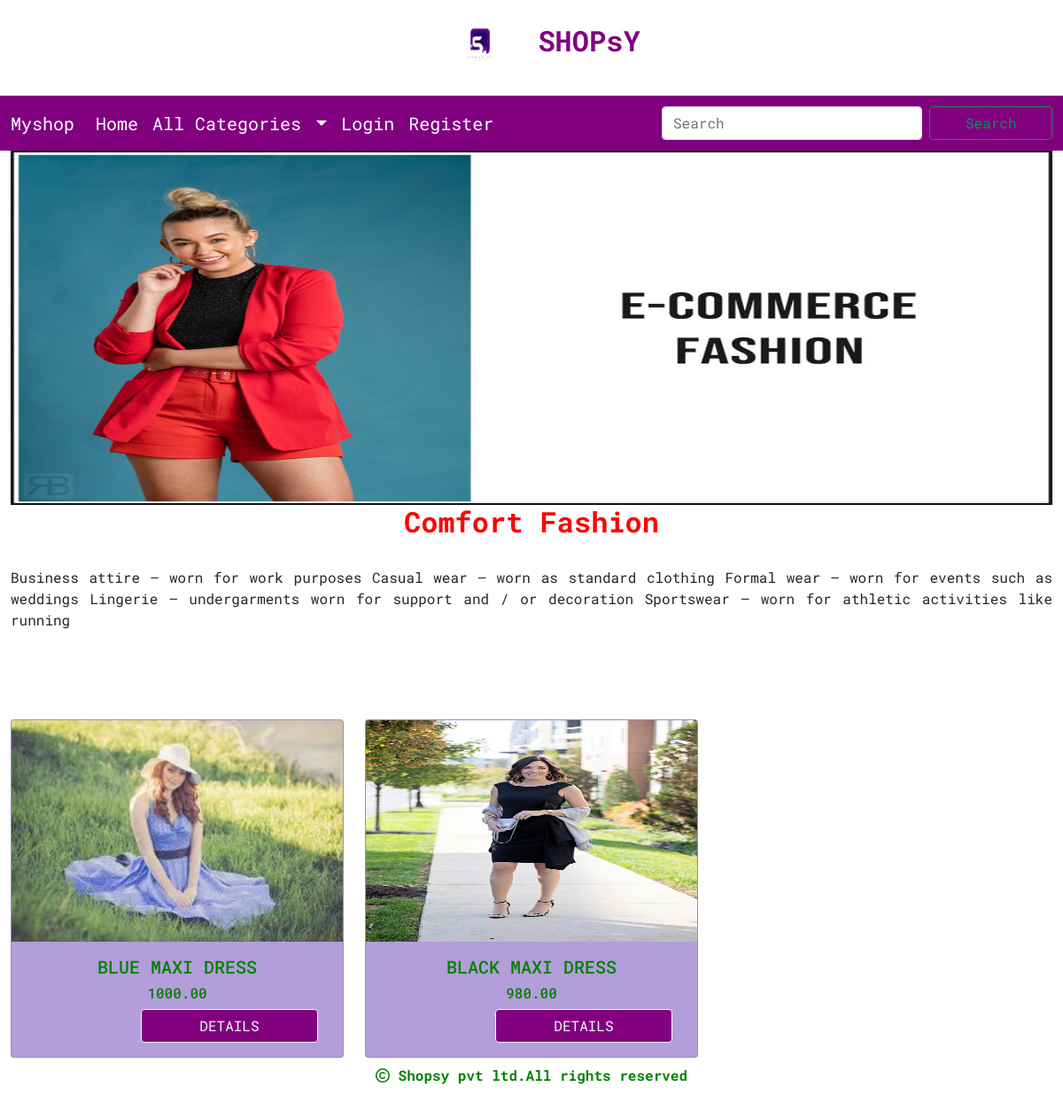
Screenshot of /allproducts/Comfort_Fashion with the database file from the repository.
### shop/models.py (models this page shows, shortened)
class Category(models.Model):
    name=models.CharField(max_length=250,unique=True)
    slug=models.SlugField(max_length=250,unique=True)
    description=models.TextField(blank=True)
    image=models.ImageField(upload_to='shop/category',null=True,blank=True)

class Product(models.Model):
    name=models.CharField(max_length=250,unique=True)
    slug=models.SlugField(max_length=250,unique=True)
    description=models.TextField(blank=True)
    price=models.DecimalField(max_digits=10,decimal_places=2)
    category=models.ForeignKey(Category,on_delete=models.CASCADE)
    image=models.ImageField(upload_to='img/products',null=True, blank=True)
    stock=models.IntegerField()
    available=models.BooleanField(default=True)
    created=models.DateTimeField(auto_now_add=True)
    updated=models.DateTimeField(auto_now=True)

### shop/views.py (the view)
# urls.py: path('allproducts/<slug:e>',views.allproducts,name="allproducts"),
def allproducts(request,e):
    c = Category.objects.get(slug=e)
    p=Product.objects.filter(category__slug=e)
    return render(request,'product.html',{'p':p,'c':c})

### cart/context_processors.py (called while the page is built)
def counter(request):
    item_count=0
    if request.user.is_authenticated:
     user=request.user
    try:
        cart=Cart.objects.filter(user=user)
        for i in cart:
            item_count+=i.quantity
    except:
        item_count=0
    return {'item_count':item_count}

### shop/context_processors.py (called while the page is built)
def menu_links(request):
    links=Category.objects.all()
    return {'links':links}

### templates/product.html
{% extends 'base.html' %}
{% load static %}
{% block content %}
<div class="container-fluid">
<img src="{{c.image.url}}" alt="img" height="400px" width="100%">
</div>
<div class="container-fluid" style="margin-bottom:100px;">
    <h2 class="text-center" style="color:red;font-weight:bold;">{{c.name}}</h2>
    <br>
    <p style="text-align:justify">{{c.description}}</p></div>
<div class="container-fluid">
    <div class="row">
        {%for i in p %}
        <div class=" col-md-4" style="height:450px">
            <div class="card" style="background:#b39ddb">
                <img src="{{i.image.url}}" class="card-img-top"  alt="..." height="250px">
                <div class="card-body" style="color:green">
                 <h5 class="card-title text-center" style="text-transform:uppercase;">{{i.name}}</h5>
                    <h6 class="card-title text-center" style="text-transform:uppercase;">{{i.price}}</h6>
                <a href="{% url 'shop:viewproduct' i.slug %}" class="btn btn-outline-light" style="background:purple;position:relative;left:38%;">DETAILS</a>
                </div>
            </div>
        </div>
        {% endfor %}
    </div>
</div>
{% endblock %}

### static/css/custom.css (style rules this page uses)
body { background-color:white; font-family: 'Roboto Mono', monospace; }
.btn { width:200px; }

### rows the page displays
Category: image (picture), name "Comfort Fashion", description "Business attire – worn for work purposes Casual wear – worn as standard clothing Formal wear – worn for events such as weddings Lingerie – undergarments worn for support and / or decoration Sportswear – worn for athletic activities like running"
Product: image (picture), name "BLUE MAXI DRESS", price "1000.00"
Product: image (picture), name "BLACK MAXI DRESS", price "980.00"
